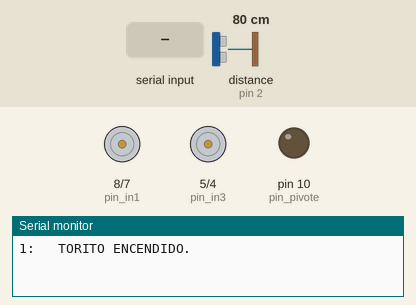
Bench run of a sketch on a simulated Arduino Uno, built with avr-gcc and run on an emulated ATmega328P. Parts: motor-driver pin pairs drawn as motors (green arrow = first pin HIGH = forward, orange = second pin HIGH = backward, longer = more drive, scaled by the enable pin), output pins drawn as LEDs (lit = HIGH), the last lines printed to the serial monitor. Wiring (inferred from the names in the program): range finder with pulse-width output: data pin 2. The inputs (shaded band) are chosen by the test bench; at power-on: distance to the obstacle (sensor on pin 2) 80 cm.

Above: at 1.2 s.
1.3 s: "E" received over Serial
At 2.4 s:
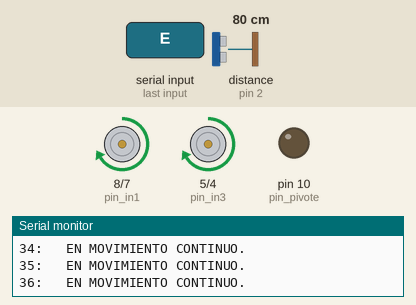
2.8 s: "P" received over Serial
At 3.1 s:
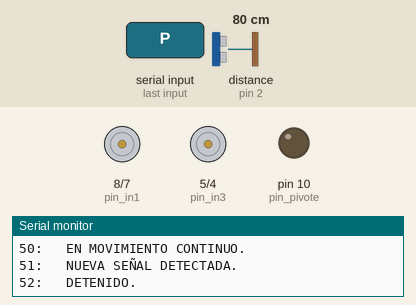
Timing chart, 0 to 5.8 s (numbered marks = the images above; inputs shaded):
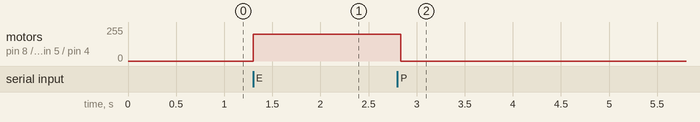

The sketch:

CODIGO_TORITO_CTRL.ino
```cpp
//UNIVERSIDAD MARIANO GALVEZ DE GUATEMALA
//PROYECTO FINAL
//ARQUITECTURA DE COMPUTADORAS 2

//VARIABLES PARA PINES
#define pin_in4 4
#define pin_in3 5
#define pin_in2 7
#define pin_in1 8
#define pin_ena 9
#define pin_enb 6

//PINES PARA INTERRUPCIONES
#define pin_interrupcion 2
#define pin_pivote 10

//VARIABLES LOCALES
char str_senal;
int velocidad_base;
bool sn_encendido;
int contador_bitacora;
volatile int conteo = 0;
volatile int estado_pin = HIGH;

//METODO PARA QUE AVANCE HACIA ADELANTE (MOTOR)
void voidAdelante(int pin_x, int pin_y, int potencia, int pin_velocidad){
  digitalWrite(pin_x, HIGH);
  digitalWrite(pin_y, LOW);
  analogWrite(pin_velocidad, potencia);
}

//METODO PARA QUE AVANCE HACIA ATRAS (MOTOR)
void voidAtras(int pin_x, int pin_y, int potencia, int pin_velocidad){
  digitalWrite(pin_x, LOW);
  digitalWrite(pin_y, HIGH);
  analogWrite(pin_velocidad, potencia);
}

//METODO PARA QUE GIRE HACIA LA DERECHA (MOTOR)
void voidDerecha(int potencia){
  voidAdelante(pin_in4, pin_in3, potencia, pin_ena);
  voidAtras(pin_in2, pin_in1, potencia, pin_enb);
}

//METODO PARA QUE GIRE HACIA LA IZQUIERDA (MOTOR)
void voidIzquierda(int potencia){
  voidAdelante(pin_in2, pin_in1, potencia, pin_enb);
  voidAtras(pin_in4, pin_in3, potencia, pin_ena);
}

//METODO PARA APAGAR DISPOSITIVO
void voidApagar(){
  digitalWrite(pin_in1, LOW);
  digitalWrite(pin_in2, LOW);
  digitalWrite(pin_in3, LOW);
  digitalWrite(pin_in4, LOW);
}

//CONFIGURACIÓN
void setup() {
  //INICIALIZA VARIABLES
  velocidad_base = 200;
  str_senal = ' ';
  conteo = 0;
  estado_pin = HIGH;
  sn_encendido = false;
  contador_bitacora = 0;

  //ASIGNA PINES DE SALIDA - LOS QUE UTILIZARAN LOS MOTORES
  pinMode(pin_in4, OUTPUT);
  pinMode(pin_in3, OUTPUT);
  pinMode(pin_in2, OUTPUT);
  pinMode(pin_in1, OUTPUT);
  pinMode(pin_ena, OUTPUT);
  pinMode(pin_enb, OUTPUT);
  pinMode(pin_pivote, OUTPUT);

  //ASIGNA PINES PARA INTERRUPCIONES
  pinMode(pin_interrupcion, INPUT_PULLUP);

  //VELOCIDAD DE COMUNICACIÓN
  Serial.begin(9600);

  //SE DEFINEN INTERRUPCIONES
  attachInterrupt(digitalPinToInterrupt(pin_interrupcion), void_conteo, CHANGE);

  void_escribirLog("TORITO ENCENDIDO.");
}

//EJECUCIÓN
void loop() {
  //SE MANTIENE ESCUCHANDO LA SEÑAL
  if(Serial.available() > 0){
    str_senal = Serial.read();
    void_escribirLog("NUEVA SEÑAL DETECTADA.");
  }

  //VALIDA SEÑAL
  if(str_senal == 'E'){
    //SEÑAL PARA ENCENDER
    sn_encendido = true;
    voidAdelante(pin_in1, pin_in2, velocidad_base, pin_ena);
    voidAdelante(pin_in3, pin_in4, velocidad_base, pin_enb);
    void_escribirLog("EN MOVIMIENTO CONTINUO.");

  }else if(str_senal == 'P'){
    //SEÑAL PARA PARAR
    sn_encendido = false;
    voidApagar();
    void_escribirLog("DETENIDO.");
    str_senal = ' ';

  }else if(str_senal == 'I'){
    //VALIDA QUE ESTE ENCENDIDO PARA APLICAR REALIZAR GIRO
    if (sn_encendido == true){
      //SEÑAL PARA LA IZQUIERDA
      voidIzquierda(velocidad_base);
      void_escribirLog("GIRO HACIA LA IZQUIERDA.");
      //SEÑAL PARA INTERRUPCION
      digitalWrite(pin_pivote, estado_pin);
      //VALIDA SI PASO EL TIEMPO ESTABLECIDO PARA GIRAR Y MODIFICA PARA ENVIAR DE NUEVO HACIA ADELANTE
      if (conteo >= 2){
        str_senal = 'E';
        conteo = 0;
      }
    }else{
      void_escribirLog("NO SE GENERARA EL GIRO PORQUE NO ESTA EN MOVIMIENTO.");
      str_senal = ' ';
    }

  }else if(str_senal == 'D'){
    //VALIDA QUE ESTE ENCENDIDO PARA APLICAR REALIZAR GIRO
    if (sn_encendido == true){
      //SEÑAL PARA LA DERECHA
      voidDerecha(velocidad_base);
      void_escribirLog("GIRO HACIA LA DERECHA.");
      //SEÑAL PARA INTERRUPCION
      digitalWrite(pin_pivote, estado_pin);
      //VALIDA SI PASO EL TIEMPO ESTABLECIDO PARA GIRAR Y MODIFICA PARA ENVIAR DE NUEVO HACIA ADELANTE
      if (conteo >= 2){
        str_senal = 'E';
        conteo = 0;
      }
    }else{
      void_escribirLog("NO SE GENERARA EL GIRO PORQUE NO ESTA EN MOVIMIENTO.");
      str_senal = ' ';
    }
  }

}

//RUTINA PARA BITACORA
void void_escribirLog(String mensaje){
  contador_bitacora++;
  Serial.print(contador_bitacora);
  Serial.println(":   " + mensaje);
}

//RUTINAS DE INTERRUPCION
void void_conteo(){
 conteo++;
 estado_pin = !estado_pin;
}
```

Measured:
- after the input at 1.3 s, motor on pin 8 (pin_in1) / pin 7 (pin_in2), motor on pin 5 (pin_in3) / pin 4 (pin_in4): stopped → forward 200/255 at once
- after the input at 2.8 s, motor on pin 8 (pin_in1) / pin 7 (pin_in2), motor on pin 5 (pin_in3) / pin 4 (pin_in4): forward 200/255 → stopped at once
